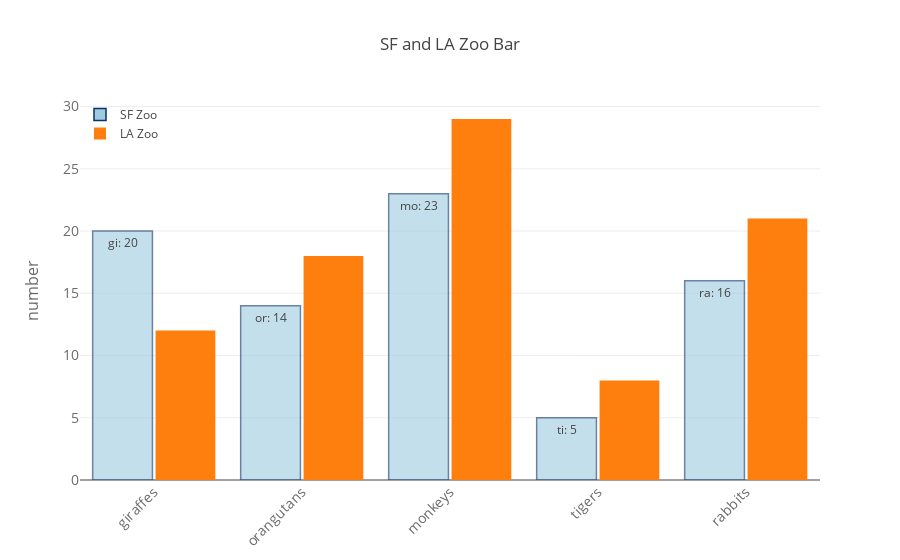

Notebook cell for this chart:
### Markdown cell above
# Colored and Styled -- Grouped(Stacked) Bar Chart

### Code cell
trace0 = go.Bar(
    x = ['giraffes', 'orangutans', 'monkeys', 'tigers', 'rabbits'],
    y = [20, 14, 23, 5, 16],
    name = 'SF Zoo',    
    # 显示为横向的Bar，但此时要改变x、y的顺序
    # orientation = 'h',
    # 直接在图上显示text的内容
    textposition = 'auto',
    # Text的内容Hover Text
    text = ["gi: 20", "or: 14", "mo: 23", "ti: 5", "ra: 16"],
    marker = dict(
        opacity=0.6,
        color='rgb(158,202,225)',
        line=dict(color='rgb(8,48,107)', width=1.5),
    )
)
trace1 = go.Bar(
    x = ['giraffes', 'orangutans', 'monkeys', 'tigers', 'rabbits'],
    y = [12, 18, 29, 8, 21],
    name = 'LA Zoo',
    # 显示为横向的Bar，但此时要改变x、y的顺序
    # orientation = 'h',
)

data = [trace0, trace1]
layout = go.Layout(
    title='SF and LA Zoo Bar',
    xaxis=dict(
        # 旋转X坐标角度
        tickangle=-45,
        tickfont=dict(size=14, color='rgb(107, 107, 107)')
    ),
    yaxis=dict(
        title='number',
        titlefont=dict(size=16, color='rgb(107, 107, 107)'),
        tickfont=dict(size=14, color='rgb(107, 107, 107)')
    ),
    legend=dict(
        # X/Y值标定图例的位置，范围从0到1
        x=0,
        y=1,
        bgcolor='rgba(0, 0, 255, 0)',
        bordercolor='rgba(0, 0, 255, 0)'
    ),
    # stack就是上下罗列
    barmode='group',
    bargap=0.15,
    bargroupgap=0.05
)
fig = go.Figure(data=data, layout=layout)
plotly.offline.iplot(fig, filename='grouped-bar')

### Figure 1 — Plotly figure (JSON) as saved in the notebook; plotly's stock layout.template omitted (floating-point values rounded to 4 significant figures)
{"data": [{"marker": {"color": "rgb(158,202,225)", "line": {"color": "rgb(8,48,107)", "width": 1.5}, "opacity": 0.6}, "name": "SF Zoo", "text": ["gi: 20", "or: 14", "mo: 23", "ti: 5", "ra: 16"], "textposition": "auto", "type": "bar", "uid": "8325a0bf-f6b1-4337-907a-96856cd48394", "x": ["giraffes", "orangutans", "monkeys", "tigers", "rabbits"], "y": [20, 14, 23, 5, 16]}, {"name": "LA Zoo", "type": "bar", "uid": "d86180ce-9b1b-4206-9edc-540c8304f6c2", "x": ["giraffes", "orangutans", "monkeys", "tigers", "rabbits"], "y": [12, 18, 29, 8, 21]}], "layout": {"bargap": 0.15, "bargroupgap": 0.05, "barmode": "group", "legend": {"bgcolor": "rgba(0, 0, 255, 0)", "bordercolor": "rgba(0, 0, 255, 0)", "x": 0, "y": 1}, "title": "SF and LA Zoo Bar", "xaxis": {"tickangle": -45, "tickfont": {"color": "rgb(107, 107, 107)", "size": 14}}, "yaxis": {"tickfont": {"color": "rgb(107, 107, 107)", "size": 14}, "title": "number", "titlefont": {"color": "rgb(107, 107, 107)", "size": 16}}}}
